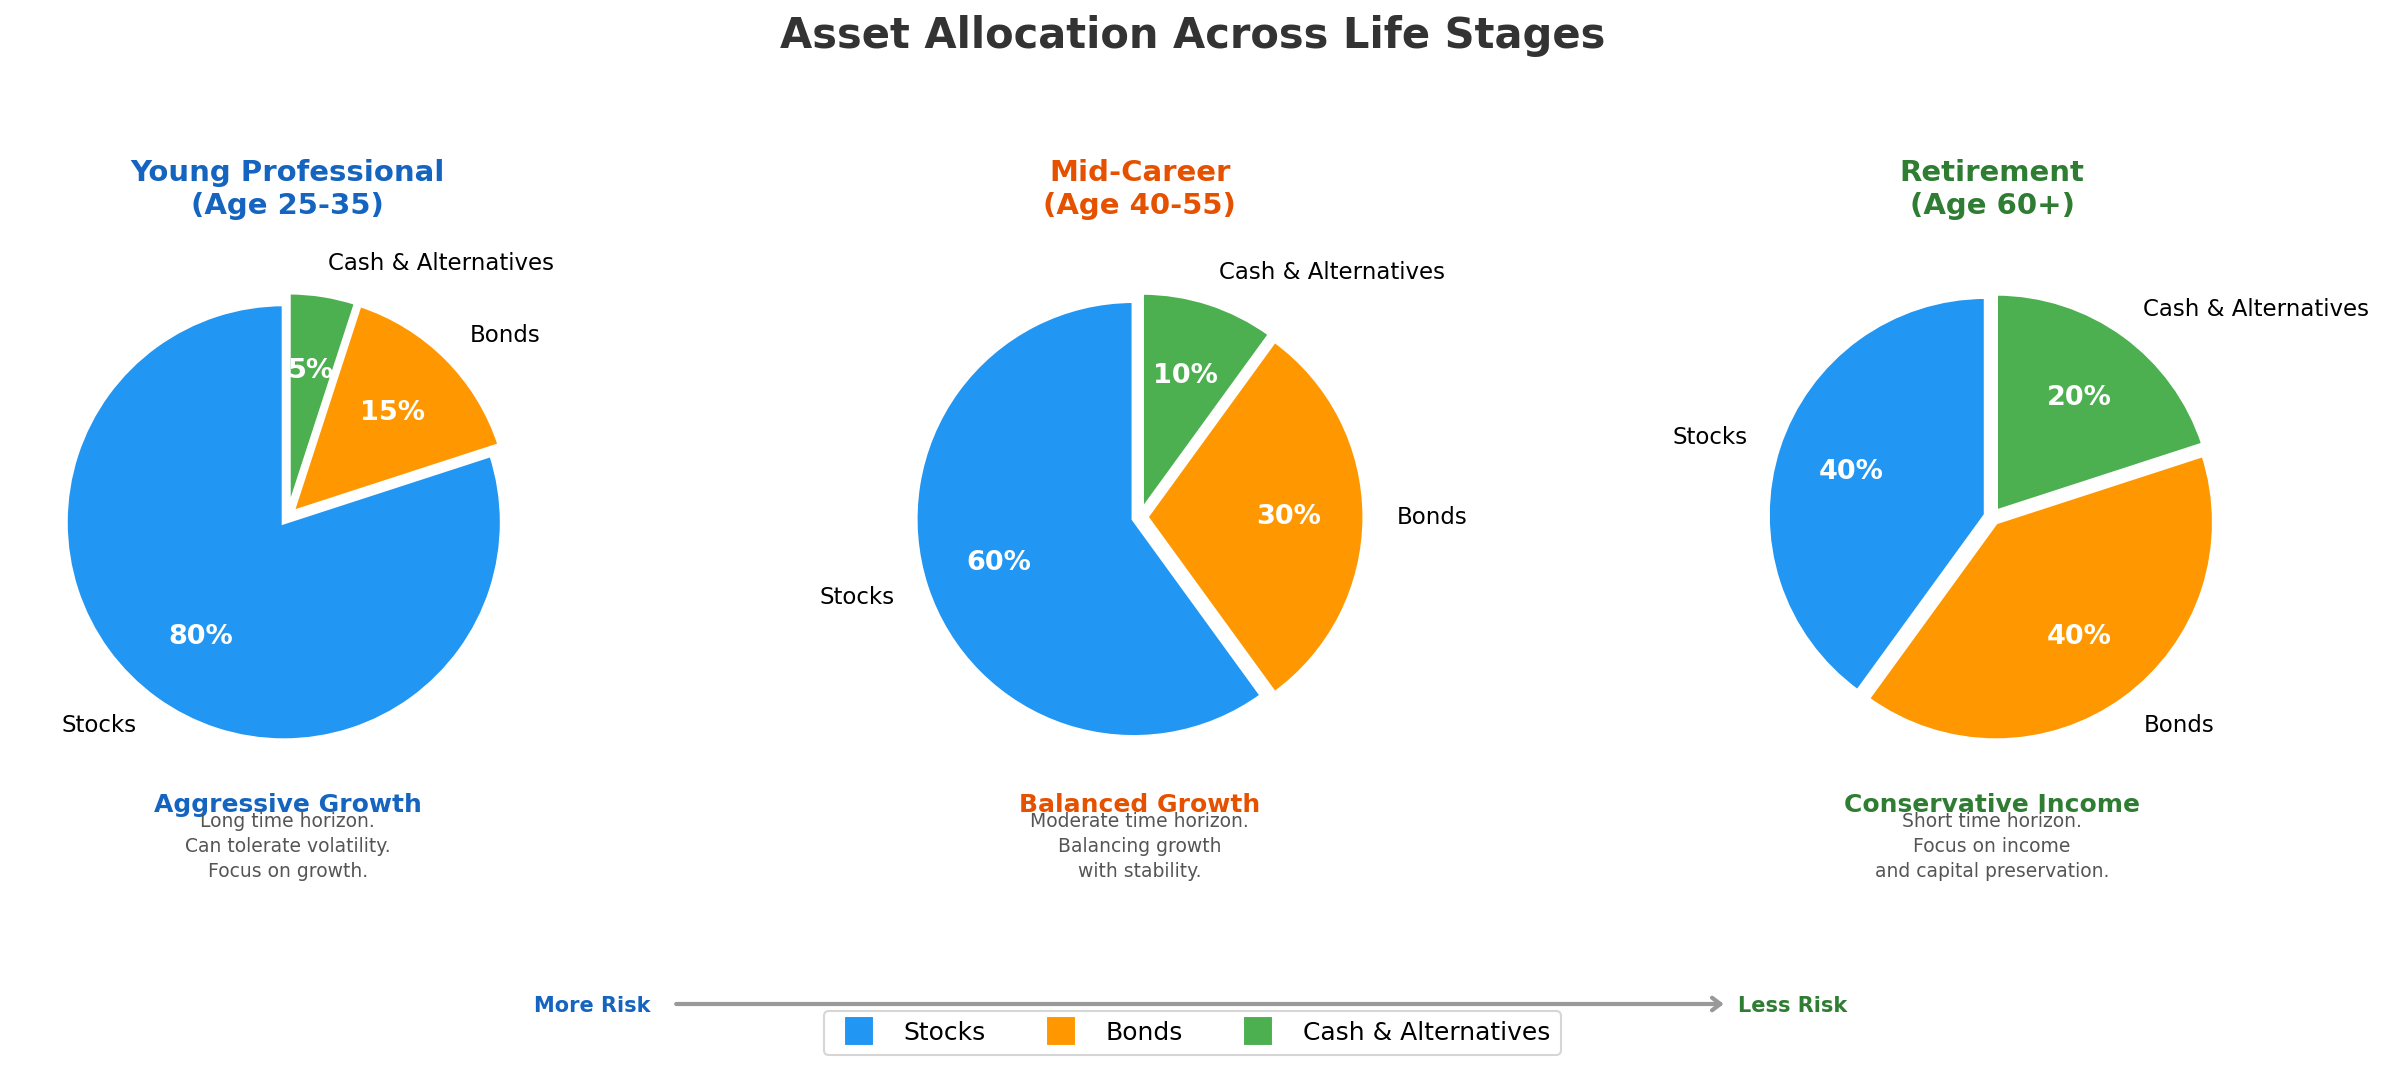

Write Python code to recreate this figure.
"""
Week 12: Life-Stage Portfolio Builder
=======================================
Three pie charts showing recommended asset allocation for different life stages:
- Young Professional (age ~25-35): 80% Stocks / 15% Bonds / 5% Cash
- Mid-Career (age ~40-55): 60% Stocks / 30% Bonds / 10% Cash
- Retirement (age ~60+): 40% Stocks / 40% Bonds / 20% Cash

Shows how allocation shifts from aggressive to conservative as you age.

Output: week12_portfolio_builder.png
"""

import matplotlib.pyplot as plt
import numpy as np

# --- Portfolio allocations for each life stage ---
categories = ["Stocks", "Bonds", "Cash & Alternatives"]
colors = ["#2196F3", "#FF9800", "#4CAF50"]
explode_slight = (0.03, 0.03, 0.03)  # Slight separation for visual clarity

portfolios = [
    {
        "title": "Young Professional\n(Age 25-35)",
        "allocations": [80, 15, 5],
        "subtitle": "Aggressive Growth",
        "color_accent": "#1565C0",
        "description": "Long time horizon.\nCan tolerate volatility.\nFocus on growth.",
    },
    {
        "title": "Mid-Career\n(Age 40-55)",
        "allocations": [60, 30, 10],
        "subtitle": "Balanced Growth",
        "color_accent": "#E65100",
        "description": "Moderate time horizon.\nBalancing growth\nwith stability.",
    },
    {
        "title": "Retirement\n(Age 60+)",
        "allocations": [40, 40, 20],
        "subtitle": "Conservative Income",
        "color_accent": "#2E7D32",
        "description": "Short time horizon.\nFocus on income\nand capital preservation.",
    },
]

# --- Create figure with 3 subplots ---
fig, axes = plt.subplots(1, 3, figsize=(16, 7))

for ax, portfolio in zip(axes, portfolios):
    allocs = portfolio["allocations"]

    # Draw pie chart
    wedges, texts, autotexts = ax.pie(
        allocs,
        labels=categories,
        colors=colors,
        autopct="%1.0f%%",
        startangle=90,
        explode=explode_slight,
        textprops={"fontsize": 11},
        pctdistance=0.65,
        labeldistance=1.15,
        wedgeprops=dict(edgecolor="white", linewidth=2),
    )

    # Style the percentage text
    for autotext in autotexts:
        autotext.set_fontweight("bold")
        autotext.set_fontsize(13)
        autotext.set_color("white")

    # Title above the pie
    ax.set_title(portfolio["title"], fontsize=14, fontweight="bold",
                 color=portfolio["color_accent"], pad=15)

    # Subtitle below
    ax.text(0, -1.35, portfolio["subtitle"], fontsize=12, fontweight="bold",
            ha="center", color=portfolio["color_accent"])

    # Description text
    ax.text(0, -1.65, portfolio["description"], fontsize=9,
            ha="center", color="#555", linespacing=1.4)

# --- Main title ---
fig.suptitle("Asset Allocation Across Life Stages",
             fontsize=20, fontweight="bold", y=1.0, color="#333")

# --- Legend at the bottom ---
legend_elements = [
    plt.Line2D([0], [0], marker="s", color="w", markerfacecolor=c, markersize=14, label=cat)
    for cat, c in zip(categories, colors)
]
fig.legend(handles=legend_elements, loc="lower center", ncol=3, fontsize=12,
           frameon=True, edgecolor="#ccc", fancybox=True)

# --- Arrow showing the shift ---
fig.text(0.25, 0.05, "More Risk", fontsize=10, ha="center", color="#1565C0", fontweight="bold")
fig.text(0.75, 0.05, "Less Risk", fontsize=10, ha="center", color="#2E7D32", fontweight="bold")
# Use axes[1] annotate with figure fraction coordinates for the arrow
axes[1].annotate(
    "", xy=(0.72, 0.06), xytext=(0.28, 0.06),
    xycoords="figure fraction",
    arrowprops=dict(arrowstyle="->, head_width=0.3", color="#999", lw=2),
)

fig.tight_layout(rect=[0, 0.1, 1, 0.95])

# --- Save output ---
output_path = "B:/chanmainvest/tutorial/course/animation/week12_portfolio_builder.png"
fig.savefig(output_path, dpi=150, bbox_inches="tight")
plt.close(fig)
print(f"Saved: {output_path}")
